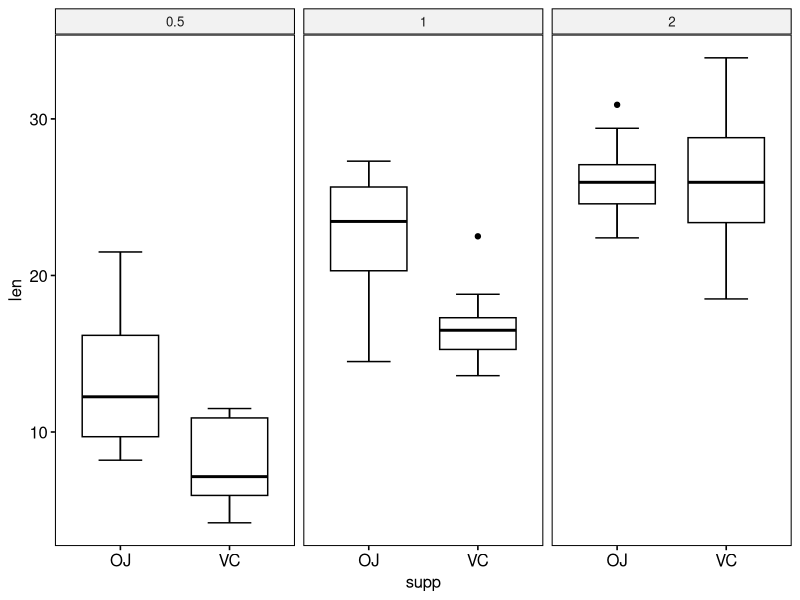

Source code (R):
# Load data, library
library(ggpubr)
library(datasets)
data("ToothGrowth")

# Faceted boxplot 
ggboxplot(ToothGrowth,
          x = "supp",
          y = "len",
          facet.by = "dose",
          bxp.errorbar = TRUE)